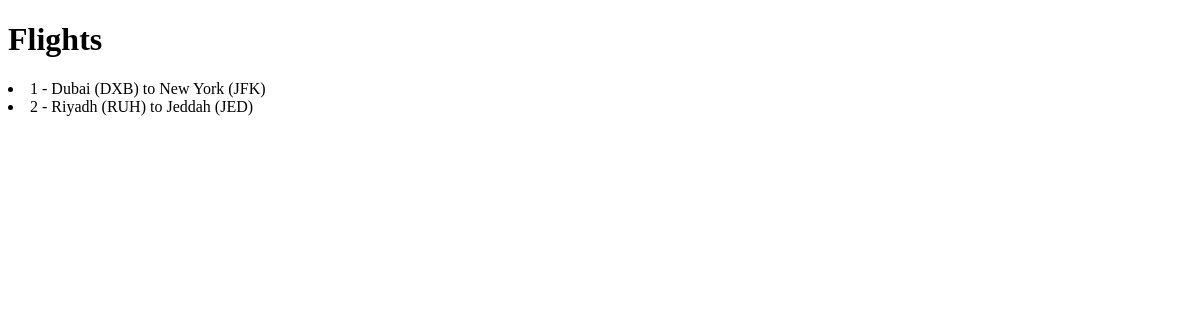
The page /flights/ on the database as committed earlier.
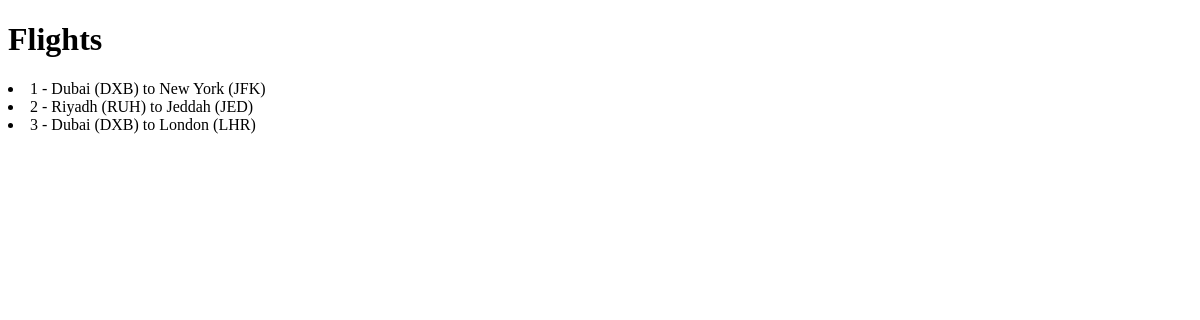
The same page on the database as committed later.
### flights/models.py (models this page shows)
class Flight(models.Model):
    origin = models.ForeignKey(Airport, on_delete=models.CASCADE, related_name="departures")
    destination = models.ForeignKey(Airport, on_delete=models.CASCADE, related_name="arrivals")
    duration = models.IntegerField()
    def __str__(self):
        return f"{self.id} - {self.origin} to {self.destination}"

class Airport(models.Model):
    code = models.CharField(max_length=3)
    city = models.CharField(max_length=30)
    def __str__(self):
        return f"{self.city} ({self.code})"

### flights/views.py (the view)
# urls.py: path('', include('flights.urls')),
def flights(request):
    context = {
        "flights": Flight.objects.all()
    }
    return render(request, 'flights/flights.html', context)

### flights/templates/flights/flights.html (shortened to what this page needs)
{% extends "flights/layout.html" %}
{% block body %}
    <h1>Flights</h1>
    {% for flight in flights %}
        <li>{{ flight }}</li>
    {% endfor %}
{% endblock %}

### flights/templates/flights/layout.html (shortened to what this page needs)
<!DOCTYPE html>
<html lang="en">
<head>
</head>
<body>
    {% block body %}
    {% endblock %}
</body>
</html>

Rows that differ between the two databases and show on the page:
added Flight: id+origin+destination "3 - Dubai (DXB) to London (LHR)"
